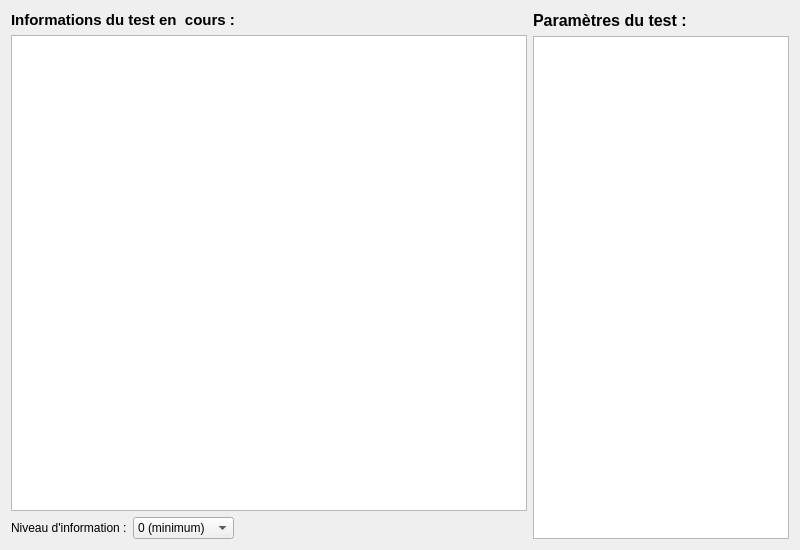
<?xml version="1.0" encoding="UTF-8"?>
<ui version="4.0">
 <class>et_InfosTestEnCours</class>
 <widget class="QWidget" name="et_InfosTestEnCours">
  <property name="geometry">
   <rect>
    <x>0</x>
    <y>0</y>
    <width>800</width>
    <height>550</height>
   </rect>
  </property>
  <property name="sizePolicy">
   <sizepolicy hsizetype="Expanding" vsizetype="Expanding">
    <horstretch>0</horstretch>
    <verstretch>0</verstretch>
   </sizepolicy>
  </property>
  <property name="windowTitle">
   <string>Form</string>
  </property>
  <layout class="QGridLayout" name="gridLayout" columnstretch="1,0">
   <item row="0" column="0">
    <layout class="QVBoxLayout" name="verticalLayout_2" stretch="0,0,0">
     <item>
      <widget class="QLabel" name="label_3">
       <property name="font">
        <font>
         <pointsize>11</pointsize>
         <weight>75</weight>
         <bold>true</bold>
        </font>
       </property>
       <property name="text">
        <string>Informations du test en  cours :</string>
       </property>
      </widget>
     </item>
     <item>
      <widget class="QTextEdit" name="textEdit_TraceTest">
       <property name="sizePolicy">
        <sizepolicy hsizetype="Expanding" vsizetype="Expanding">
         <horstretch>0</horstretch>
         <verstretch>0</verstretch>
        </sizepolicy>
       </property>
      </widget>
     </item>
     <item>
      <layout class="QHBoxLayout" name="horizontalLayout_2">
       <item>
        <widget class="QLabel" name="label_4">
         <property name="text">
          <string>Niveau d'information :</string>
         </property>
        </widget>
       </item>
       <item>
        <widget class="QComboBox" name="comboBox_NiveauInfos">
         <item>
          <property name="text">
           <string>0 (minimum)</string>
          </property>
         </item>
         <item>
          <property name="text">
           <string>1 (détaillé)</string>
          </property>
         </item>
         <item>
          <property name="text">
           <string>2 (maximum)</string>
          </property>
         </item>
        </widget>
       </item>
       <item>
        <spacer name="horizontalSpacer_2">
         <property name="orientation">
          <enum>Qt::Horizontal</enum>
         </property>
         <property name="sizeHint" stdset="0">
          <size>
           <width>40</width>
           <height>20</height>
          </size>
         </property>
        </spacer>
       </item>
      </layout>
     </item>
    </layout>
   </item>
   <item row="0" column="1">
    <layout class="QVBoxLayout" name="verticalLayout">
     <item>
      <widget class="QLabel" name="label_2">
       <property name="sizePolicy">
        <sizepolicy hsizetype="MinimumExpanding" vsizetype="Preferred">
         <horstretch>0</horstretch>
         <verstretch>0</verstretch>
        </sizepolicy>
       </property>
       <property name="maximumSize">
        <size>
         <width>16777215</width>
         <height>16777215</height>
        </size>
       </property>
       <property name="font">
        <font>
         <pointsize>12</pointsize>
         <weight>75</weight>
         <bold>true</bold>
        </font>
       </property>
       <property name="text">
        <string>Paramètres du test :</string>
       </property>
      </widget>
     </item>
     <item>
      <widget class="QTextEdit" name="textEdit_ParametresTest">
       <property name="sizePolicy">
        <sizepolicy hsizetype="MinimumExpanding" vsizetype="Expanding">
         <horstretch>0</horstretch>
         <verstretch>0</verstretch>
        </sizepolicy>
       </property>
       <property name="maximumSize">
        <size>
         <width>16777215</width>
         <height>16777215</height>
        </size>
       </property>
       <property name="readOnly">
        <bool>true</bool>
       </property>
      </widget>
     </item>
    </layout>
   </item>
  </layout>
 </widget>
 <resources/>
 <connections/>
</ui>
